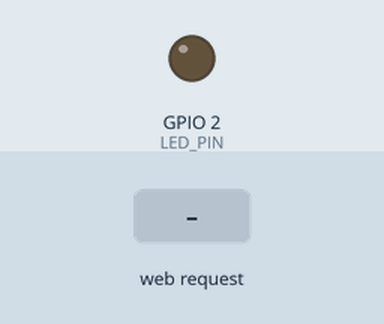
Recording of a sketch running on a simulated ESP32. Shown: output pins drawn as LEDs (lit = HIGH). The inputs (shaded band) are chosen by the test bench. WiFi joins after 1.5 s; servers stay silent unless stated; uploads are accepted with an empty reply; the camera gives no picture; what the sketch prints to the serial monitor is not drawn.

Above: at 3.0 s.
3.1 s: HTTP request GET /led/on received
At 3.5 s:
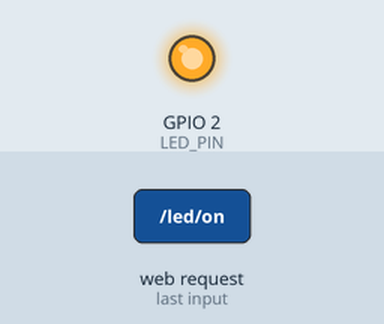
4.6 s: HTTP request GET /led/off received
At 5.8 s:
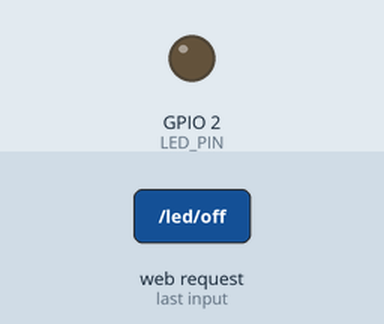
Timing chart, 0 to 7.6 s (numbered marks = the images above; inputs shaded):
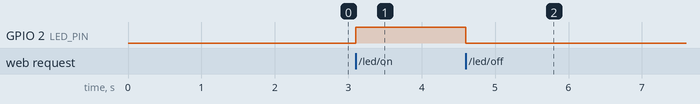

The sketch:

sketch_april24a.ino
```cpp
#include <WiFi.h>
#include <HTTPClient.h>
#include <WebServer.h>
#include <ArduinoJson.h>
#include "esp_camera.h"

const char* ssid     = "S24";
const char* password = "segundolugar";
const char* PC_IP    = "10.12.13.90";

#define LED_PIN 2

// Pinos câmara
#define PWDN_GPIO_NUM  -1
#define RESET_GPIO_NUM -1
#define XCLK_GPIO_NUM  10
#define SIOD_GPIO_NUM  40
#define SIOC_GPIO_NUM  39
#define Y9_GPIO_NUM    48
#define Y8_GPIO_NUM    11
#define Y7_GPIO_NUM    12
#define Y6_GPIO_NUM    14
#define Y5_GPIO_NUM    16
#define Y4_GPIO_NUM    18
#define Y3_GPIO_NUM    17
#define Y2_GPIO_NUM    15
#define VSYNC_GPIO_NUM 38
#define HREF_GPIO_NUM  47
#define PCLK_GPIO_NUM  13

WebServer server(80);

// Handlers
void handleImage() {
  camera_fb_t* fb = esp_camera_fb_get();
  if (!fb) { server.send(500, "text/plain", "Camera error"); return; }
  server.sendHeader("Content-Type", "image/jpeg");
  server.sendHeader("Content-Length", String(fb->len));
  server.send_P(200, "image/jpeg", (const char*)fb->buf, fb->len);
  esp_camera_fb_return(fb);
}

void handleLedOn() {
  digitalWrite(LED_PIN, HIGH);
  server.send(200, "text/plain", "LED ON");
}

void handleLedOff() {
  digitalWrite(LED_PIN, LOW);
  server.send(200, "text/plain", "LED OFF");
}

void initCamera() {
  camera_config_t config;
  config.ledc_channel = LEDC_CHANNEL_0;
  config.ledc_timer   = LEDC_TIMER_0;
  config.pin_d0       = Y2_GPIO_NUM;
  config.pin_d1       = Y3_GPIO_NUM;
  config.pin_d2       = Y4_GPIO_NUM;
  config.pin_d3       = Y5_GPIO_NUM;
  config.pin_d4       = Y6_GPIO_NUM;
  config.pin_d5       = Y7_GPIO_NUM;
  config.pin_d6       = Y8_GPIO_NUM;
  config.pin_d7       = Y9_GPIO_NUM;
  config.pin_xclk     = XCLK_GPIO_NUM;
  config.pin_pclk     = PCLK_GPIO_NUM;
  config.pin_vsync    = VSYNC_GPIO_NUM;
  config.pin_href     = HREF_GPIO_NUM;
  config.pin_sscb_sda = SIOD_GPIO_NUM;
  config.pin_sscb_scl = SIOC_GPIO_NUM;
  config.pin_pwdn     = PWDN_GPIO_NUM;
  config.pin_reset    = RESET_GPIO_NUM;
  config.xclk_freq_hz = 20000000;
  config.pixel_format = PIXFORMAT_JPEG;
  config.frame_size   = FRAMESIZE_VGA;  // 640x480
  config.jpeg_quality = 12;
  config.fb_count     = 1;

  esp_err_t err = esp_camera_init(&config);
  if (err != ESP_OK) {
    Serial.printf("Camera init failed: 0x%x\n", err);
  } else {
    Serial.println("Camera OK");
  }
}


void setup() {
  Serial.begin(115200);
  pinMode(LED_PIN, OUTPUT);
  digitalWrite(LED_PIN, LOW);

  WiFi.begin(ssid, password);
  Serial.print("Conectando WiFi");
  while (WiFi.status() != WL_CONNECTED) {
    delay(500);
    Serial.print(".");
  }
  Serial.println("\nIP: " + WiFi.localIP().toString());

  initCamera();

  server.on("/image",   handleImage);
  server.on("/led/on",  handleLedOn);
  server.on("/led/off", handleLedOff);
  server.begin();
  Serial.println("WebServer iniciado");
}


void loop() {
  server.handleClient(); // manter o WebServer ativo

  static unsigned long lastDetection = 0;
  if (millis() - lastDetection < 1000) return;
  lastDetection = millis();

  String imageUrl = "http://" + WiFi.localIP().toString() + "/image";
  String body = "{\"api_key\":\"Kno6UrEbmrpiEYq3SLBW\","
                "\"inputs\":{\"image\":{\"type\":\"url\","
                "\"value\":\"" + imageUrl + "\"}}}";

  HTTPClient http;
  http.begin(String("http://") + PC_IP +
             ":9001/snowies-workspace/workflows/bike-vehicle-detection-logger-1779314546977");
  http.addHeader("Content-Type", "application/json");

  int code = http.POST(body);

  if (code == 200) {
    String response = http.getString();
    Serial.println(response);


    DynamicJsonDocument doc(4096);
    deserializeJson(doc, response);

    bool carDetected = false;
    JsonArray predictions = doc[0]["outputs"]["predictions"]["predictions"];
    for (JsonObject pred : predictions) {
      String cls = pred["class"].as<String>();
      if (cls == "Car") {
        carDetected = true;
        break;
      }
    }


    if (carDetected) {
      Serial.println("CAR DETECTED — LED ON");
      digitalWrite(LED_PIN, HIGH);
      delay(300);
      digitalWrite(LED_PIN, LOW);
    }

  } else {
    Serial.println("Error HTTP: " + String(code));
  }

  http.end();
}
```

Measured:
- after the input at 3.1 s, GPIO 2 (LED_PIN): LOW → HIGH at once
- after the input at 4.6 s, GPIO 2 (LED_PIN): HIGH → LOW at once
